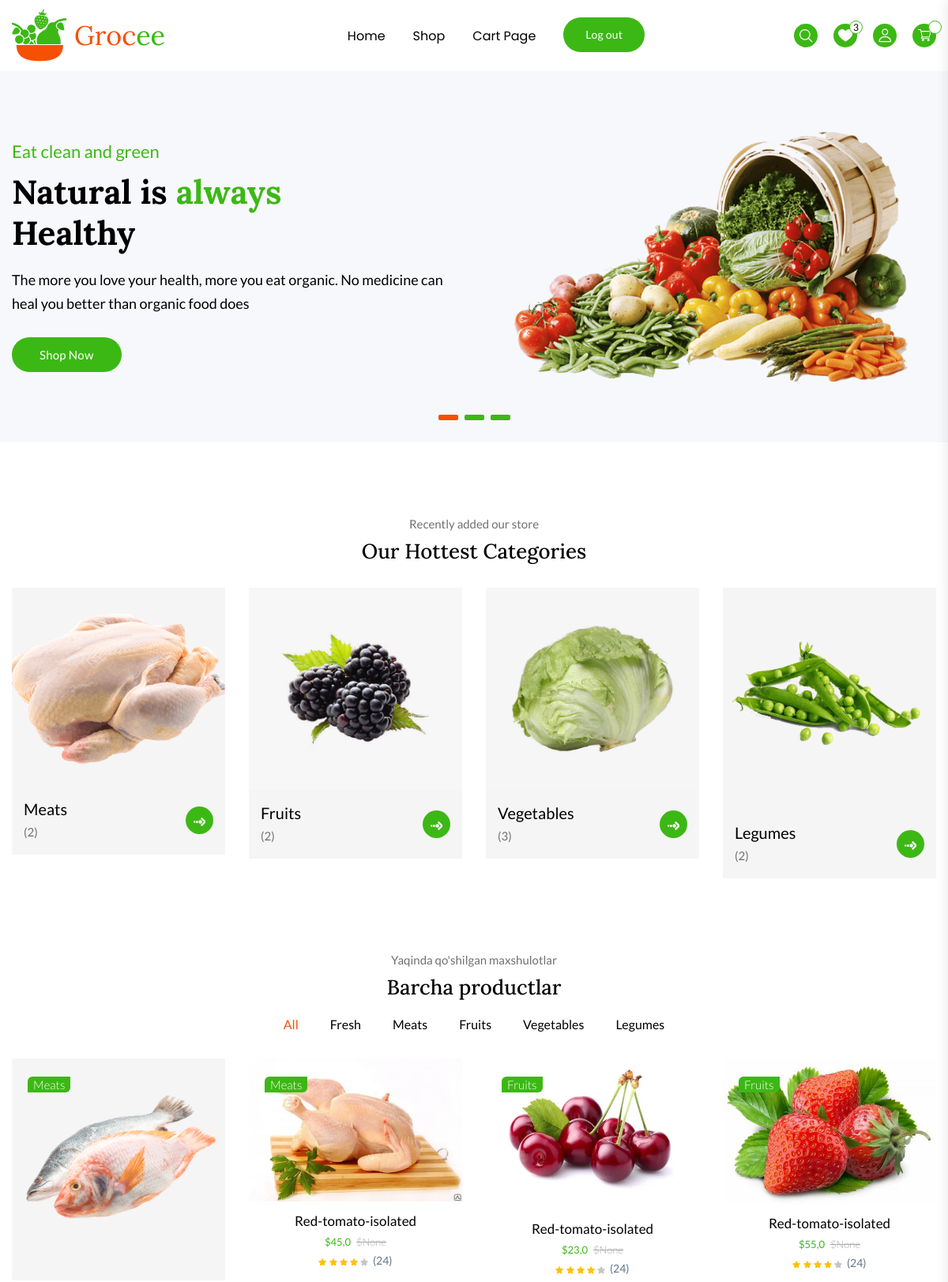
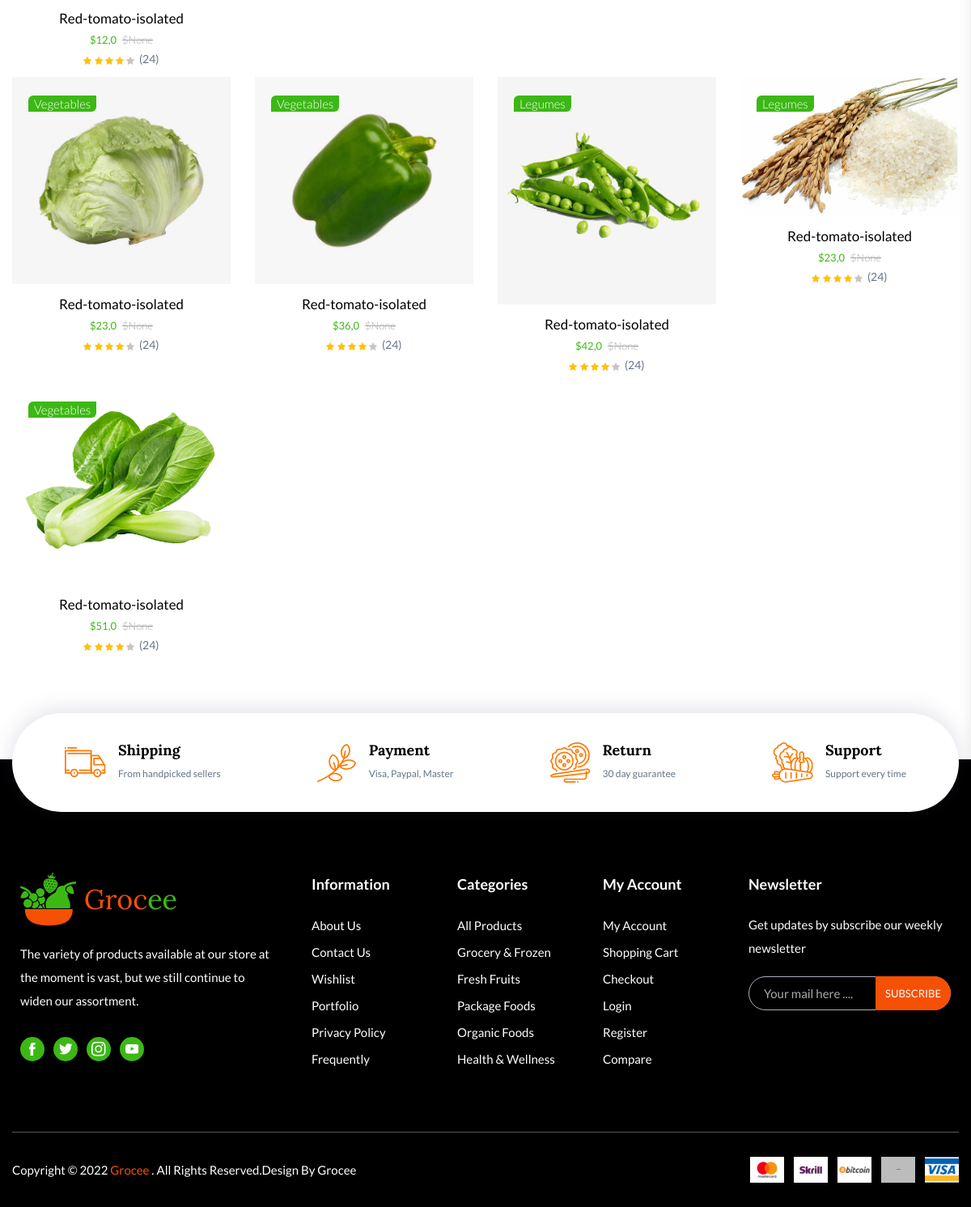
The app's page / (signed in) with its own data (2 pictures, top to bottom).
### shop/models.py (models this page shows, shortened)
class Category(models.Model):
    name = models.CharField(max_length=50, unique=True, verbose_name="Kategoriya")
    image = models.ImageField(upload_to='categories/', null=True, blank=True)
    slug = models.SlugField(null=True, blank=True)
    def __str__(self):
        return self.name

class Product(models.Model):
    category = models.ForeignKey(Category, on_delete=models.CASCADE, verbose_name="Kategoriya")
    filter_choice = models.CharField(max_length=3, choices=FILTER_CHOICES, null=True)
    name = models.CharField(max_length=255, verbose_name="Nomi")
    description = models.TextField(blank=True, null=True)
    price = models.FloatField()
    discount = models.FloatField(null=True, blank=True)
    quantity = models.IntegerField(default=0)
    image = models.ImageField(upload_to='products/', verbose_name="Rasmi")
    slug = models.SlugField(null=True, blank=True)
    date_added = models.DateTimeField(default=timezone.now)

### shop/views.py (the view)
# urls.py: path('', views.index, name='home'),
def index(request):
    categories = models.Category.objects.all()
    cart_info = CartAuthenticationUser(request).get_cart_info()
    products = models.Product.objects.all()
    new_products = models.Product.objects.all()[::-1]
    context = {
        'categories': categories,
        'cart_total_quantity': cart_info['cart_total_quantity'],
        'products': products,
        'new_products': new_products,
    }
    return render(request, 'shop/all_products.html', context)

### shop/models.py (called while the page is built)
    @property
    def get_cart_total_price(self):
        order_product = self.orderproduct_set.all()
        total_price = sum([product.get_cart_price for product in order_product])
        return total_price

    @property
    def get_cart_total_quantity(self):
        order_product = self.orderproduct_set.all()
        total_quantity = sum([product.quantity for product in order_product])
        return total_quantity

    @property
    def get_cart_price(self):
        total_price =self.quantity * self.product.price
        return total_price

### shop/utils.py (called while the page is built)
    def get_cart_info(self):
        customer, created =Customer.objects.get_or_create(
            user=self.request.user
        )
        order, created = Order.objects.get_or_create(
            customer=customer
        )
        order_products = order.orderproduct_set.all()
        cart_total_price = order.get_cart_total_price
        cart_total_quantity = order.get_cart_total_quantity
        return{
            'order': order,
            'order_products': order_products,
            'cart_total_price': cart_total_price,
            'cart_total_quantity': cart_total_quantity
        }

### templates/shop/all_products.html (shortened to what this page needs)
{% extends 'base.html' %}
{% load static %}
{% block main %}
<main class="main__content_wrapper">
    {% include 'components/_slider.html' %}
    {% include 'components/_category.html' %}
    <section class="product__section product__section--style3 section--padding pt-0">
        <div class="container">
            <div class="section__heading text-center mb-25">
                <span class="section__heading--subtitle">Yaqinda qo'shilgan maxshulotlar</span>
                <h2 class="section__heading--maintitle">Barcha productlar</h2>
            </div>
            <ul class="product__tab--one product__tab--btn d-flex justify-content-center mb-35">
                <li class="product__tab--btn__list active" data-toggle="tab" data-target="#product_all">All</li>
                <li class="product__tab--btn__list" data-toggle="tab" data-target="#product_fresh">Fresh</li>
                {% for category in categories %}
                <li class="product__tab--btn__list" data-toggle="tab" data-target="#tab-{{ category.slug }}">{{category.name}}</li>
                {% endfor %}
            </ul>
            <div class="tab_content">
                <div id="product_all" class="tab_pane active show">
                    <div class="product__section--inner product__section--style3__inner">
                        <div class="row row-cols-lg-4 row-cols-md-3 row-cols-2 mb--n28">
                            {% for product in products %}
                            <div class="col md-28">
                                {% include 'shop/components/_product_card.html' %}
                            </div>
                            {% endfor %}
                        </div>
                    </div>
                </div>
            </div>
        </div>
    </section>
    {% include 'shop/components/_shipping.html' %}
</main>
{% endblock main %}

### templates/components/_category.html (shortened to what this page needs)
{% load static %}
        <section class="product__section product__categories--section section--padding">
            <div class="container">
                <div class="section__heading text-center mb-40">
                    <span class="section__heading--subtitle">Recently added our store</span>
                    <h2 class="section__heading--maintitle">Our Hottest Categories</h2>
                </div>
                <div class="product__section--inner product__swiper--activation swiper">
                    <div class="swiper-wrapper">
                        {% for category in categories %}
                        <div class="swiper-slide">
                            <div class="product__items product__bg">
                                <div class="product__items--thumbnail">
                                    <a class="product__items--link" href="{% url 'shop'  %}"><img class="product__items--img" src="{{ category.image.url }}" alt="categories-img">
                                        <div class="product__categories--content d-flex justify-content-between align-items-center">
                                            <div class="product__categories--content__left">
                                                <h3 class="product__categories--content__maintitle">{{category.name}}</h3>
                                                <span class="product__categories--content__subtitle">({{ category.product_set.count }})</span>
                                            </div>
                                            <div class="product__categories--icon">
                                                <span class="product__categories--icon__link">
                                                </span>
                                            </div>
                                        </div>
                                    </a>
                                </div>
                            </div>
                        </div>
                        {% endfor %}
                    </div>
                </div>
            </div>
        </section>

### templates/shop/components/_product_card.html (shortened to what this page needs)
<div class="product__items product__items2">
    <div class="product__items--thumbnail">
        <a class="product__items--link" href="{% url 'detail' product.id  %}">
            <img class="product__items--img product__primary--img" src="{{ product.image.url }}" alt="product-img">
        </a>
        <div class="product__badge">
            <span class="product__badge--items sale">{{product.category}}</span>
        </div>
    </div>
    <div class="product__items--content product__items2--content text-center">
        <h3 class="product__items--content__title h4"><a href="{% url 'detail' product.id %}">Red-tomato-isolated</a></h3>
        <div class="product__items--price">
            <span class="current__price">${{product.price}}</span>
            <span class="old__price">${{product.discount}}</span>
        </div>
        <div class="product__items--rating d-flex justify-content-center align-items-center">
            <ul class="d-flex">
                <li class="product__items--rating__list">
                    <span class="product__items--rating__icon">
                    </span>
                </li>
                <li class="product__items--rating__list">
                    <span class="product__items--rating__icon">
                    </span>
                </li>
                <li class="product__items--rating__list">
                    <span class="product__items--rating__icon">
                    </span>
                </li>
                <li class="product__items--rating__list">
                    <span class="product__items--rating__icon">
                    </span>
                </li>
                <li class="product__items--rating__list">
                    <span class="product__items--rating__icon">
                    </span>
                </li>
            </ul>
            <span class="product__items--rating__count--number">(24)</span>
        </div>
    </div>
</div>

### records on screen
Category: image (picture), name "Meats", product_set.count "2"
Category: image (picture), name "Fruits", product_set.count "2"
Category: image (picture), name "Vegetables", product_set.count "3"
Category: image (picture), name "Legumes", product_set.count "2"
Product: image (picture), category "Meats", price "12,0", discount "None"
Product: image (picture), category "Meats", price "45,0", discount "None"
Product: image (picture), category "Fruits", price "23,0", discount "None"
Product: image (picture), category "Fruits", price "55,0", discount "None"
Product: image (picture), category "Vegetables", price "23,0", discount "None"
Product: image (picture), category "Vegetables", price "36,0", discount "None"
Product: image (picture), category "Legumes", price "42,0", discount "None"
Product: image (picture), category "Legumes", price "23,0", discount "None"
Product: image (picture), category "Vegetables", price "51,0", discount "None"
